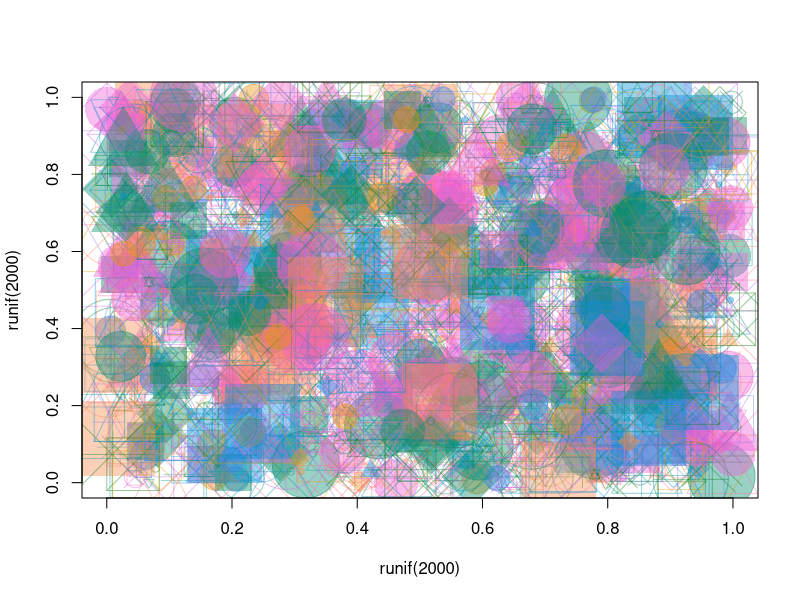

Reproduce this figure in R.
## ---- chunk 1
require(knitr)
#turn off mesages and warnings and make it so output isn't prefixed by anything, default is to put "##" in front of all output for some reason
opts_chunk$set(message=FALSE, warning=FALSE, comment = "")
## ---- chunk 2
library(colorspace)
## ---- chunk 3
pal<-function (n, h = c(-240, 60), c. = c(80, 100), l = c(40, 70), 
    power = c(1.75384615384615, 1.3), fixup = TRUE, gamma = NULL, 
    alpha = 1, ...) 
{
    if (!is.null(gamma)) 
        warning("'gamma' is deprecated and has no effect")
    if (n < 1L) 
        return(character(0L))
    h <- rep(h, length.out = 2L)
    c <- rep(c., length.out = 2L)
    l <- rep(l, length.out = 2L)
    power <- rep(power, length.out = 2L)
    rval <- seq(1, 0, length = n)
    rval <- hex(polarLUV(L = l[2L] - diff(l) * rval^power[2L], 
        C = c[2L] - diff(c) * rval^power[1L], H = h[2L] - diff(h) * 
            rval), fixup = fixup, ...)
    if (!missing(alpha)) {
        alpha <- pmax(pmin(alpha, 1), 0)
        alpha <- format(as.hexmode(round(alpha * 255 + 1e-04)), 
            width = 2L, upper.case = TRUE)
        rval <- paste(rval, alpha, sep = "")
    }
    return(rval)
}
## ---- chunk 4
plot(runif(2000),runif(2000),col=pal(100, alpha=.4),cex=seq(1:10),pch=seq(1:25))
